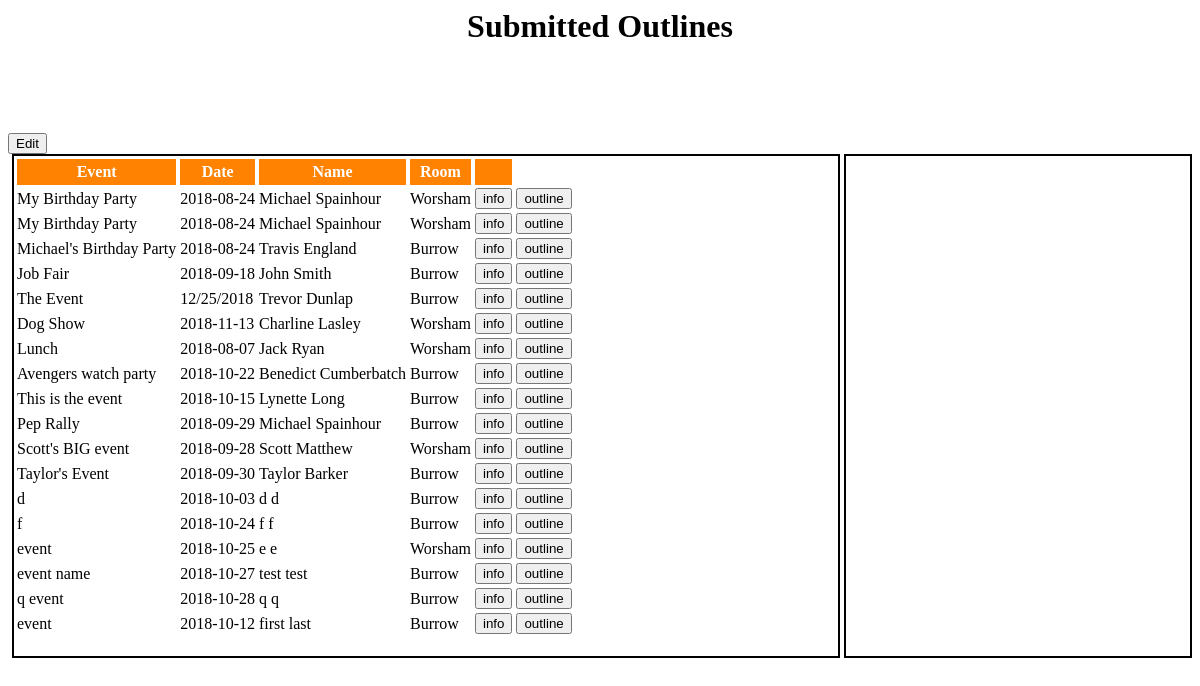
The page /admin on the database its author committed.
### tables this page shows
CREATE TABLE `users` (
	`firstname`	TEXT NOT NULL,
	`lastname`	TEXT NOT NULL,
	`phone`	TEXT NOT NULL,
	`email`	TEXT NOT NULL,
	`event`	TEXT NOT NULL,
	`eventdate`	TEXT NOT NULL,
	`starttime`	TEXT NOT NULL,
	`endtime`	TEXT NOT NULL,
	`room`	TEXT NOT NULL,
	`comments`	TEXT
);

### setup.py (the view)
@app.route('/admin')
@auth.login_required
def adminPage():
    c = sqlite3.connect('users.db')
    cur = c.cursor()
    cur.execute("SELECT DISTINCT * FROM users")
    users = cur.fetchall()
    return render_template('adminPage.html', users=users)

### templates/adminPage.html (shortened to what this page needs)
<html>
  <link rel="stylesheet" href="{{ url_for('static', filename='css/admin.css') }}">
  <head>
    <div id="header">
      <h1>Submitted Outlines</h1>
    </div>
  </head>
  <body>
    <button class="show_hide" id="edit" onclick="show_hide()">Edit</button>
    <div id="container">
      <div id="space">
      </div>
      <div id="canvas">
        <table>
          <thead class="header">
            <div id="header_div">
            <tr>
              <th>Event</th>
              <th>Date</th>
              <th>Name</th>
              <th>Room</th>
              <th></th>
            </tr>
            </div>
          </thead>
          <div id="user_info_div">
          {% for user in users %}
          <tr id="user_info">
            <td>{{ user[4] }}</td>
            <td>{{ user[5] }}</td>
            <td>{{ user[0] }} {{ user[1] }}</td>
            <td>{{ user[8] }}</td>
            <td><input id="button" type="button" name="submit" value="info" onclick="displayInfo('{{user[0]}}', '{{user[1]}}', '{{user[2]}}', '{{user[3]}}', '{{user[4]}}', '{{user[5]}}', '{{user[6]}}', '{{user[7]}}', '{{user[8]}}', '{{user[9]}}')"/></td>
            <td><input id="button_show_outline" type="button" name="submit" value="outline" onclick="show_outline()"/></td>
          </tr>
          {% endfor %}
          </div>
        </table>
      </div>
      <div id="space">
      </div>
      <div id="informationDiv">
      </div>
    </div>
  </body>
</html>

### static/css/admin.css (style rules this page uses)
#header { background-position: center; font-stretch: expanded; height: 125px; text-align: center; }
#edit { display: inline; }
#container { display: flex; }
#canvas { height:500; border-width:2px; border-style:solid; border-color:black; flex-grow: 1; overflow: scroll; }
#informationDiv { height: 500; border-width:2px; border-style: solid; border-color: black; flex-grow: 1; overflow: scroll; }
#space { width:4; }
thead.header tr { width: 100%; }
thead.header th { background: #FF8300; color: white; border-left: 1px solid; border-right: 1px solid; border-top: 1px solid; padding: 4px 3px; }

### rows shown on the page
users: event "The Event", eventdate "12/25/2018", firstname "Trevor", lastname "Dunlap", room "Burrow"
users: event "Scott's BIG event", eventdate "2018-09-28", firstname "Scott", lastname "Matthew", room "Worsham"
users: event "Taylor's Event", eventdate "2018-09-30", firstname "Taylor", lastname "Barker", room "Burrow"
users: event "q event", eventdate "2018-10-28", user "q", room "Burrow"

### other values the page prints
{{ user[4] }} "My Birthday Party" "My Birthday Party" "Michael's Birthday Party" "Job Fair" "Dog Show" "Lunch" "Avengers watch party" "This is the event" "Pep Rally" "d" "f" "event" "event name" "event"
{{ user[5] }} "2018-08-24" "2018-08-24" "2018-08-24" "2018-09-18" "2018-11-13" "2018-08-07" "2018-10-22" "2018-10-15" "2018-09-29" "2018-10-03" "2018-10-24" "2018-10-25" "2018-10-27" "2018-10-12"
{{ user[0] }} "Michael" "Michael" "Travis" "John" "Charline" "Jack" "Benedict" "Lynette" "Michael" "d" "f" "e" "test" "first"
{{ user[1] }} "Spainhour" "Spainhour" "England" "Smith" "Lasley" "Ryan" "Cumberbatch" "Long" "Spainhour" "d" "f" "e" "test" "last"
{{ user[8] }} "Worsham" "Worsham" "Burrow" "Burrow" "Worsham" "Worsham" "Burrow" "Burrow" "Burrow" "Burrow" "Burrow" "Worsham" "Burrow" "Burrow"
